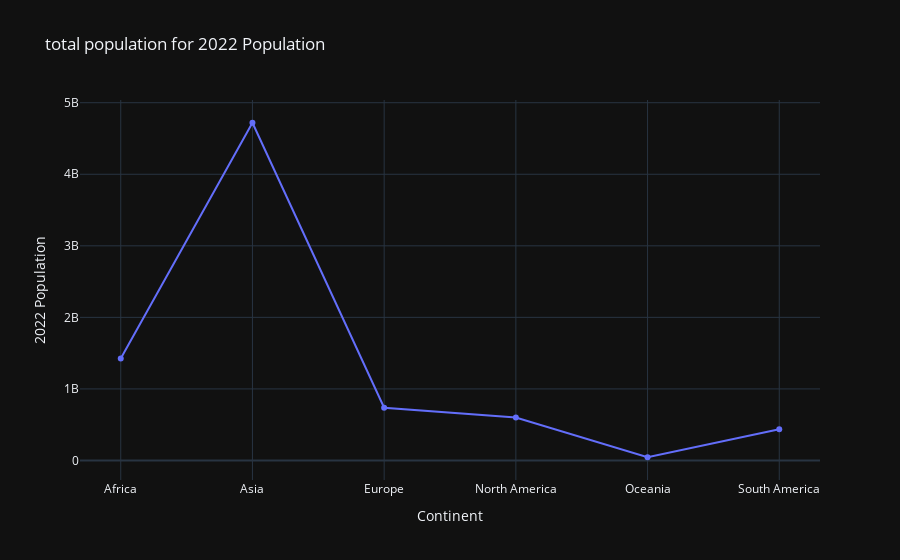
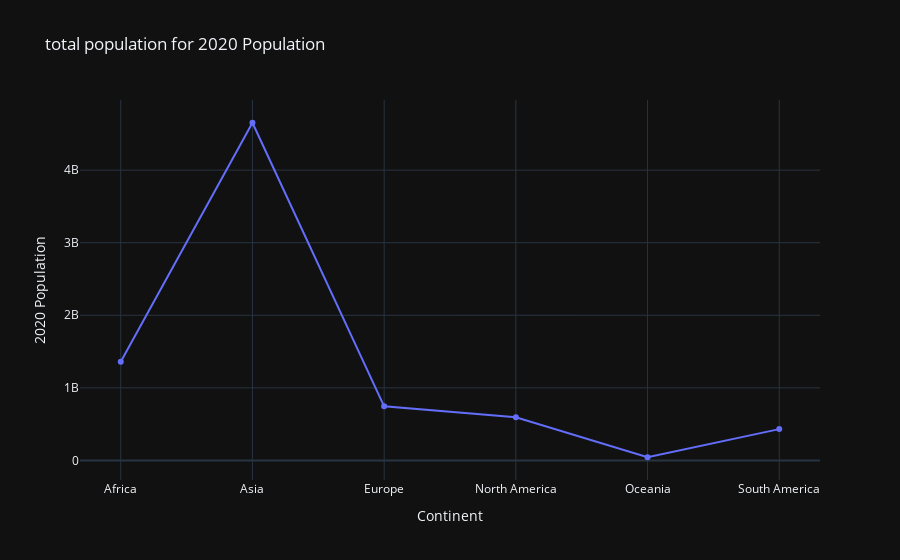
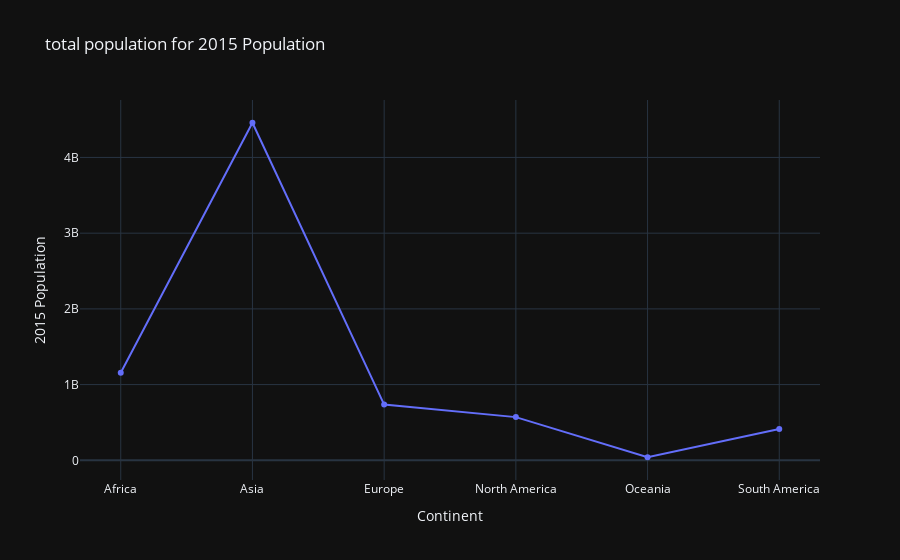
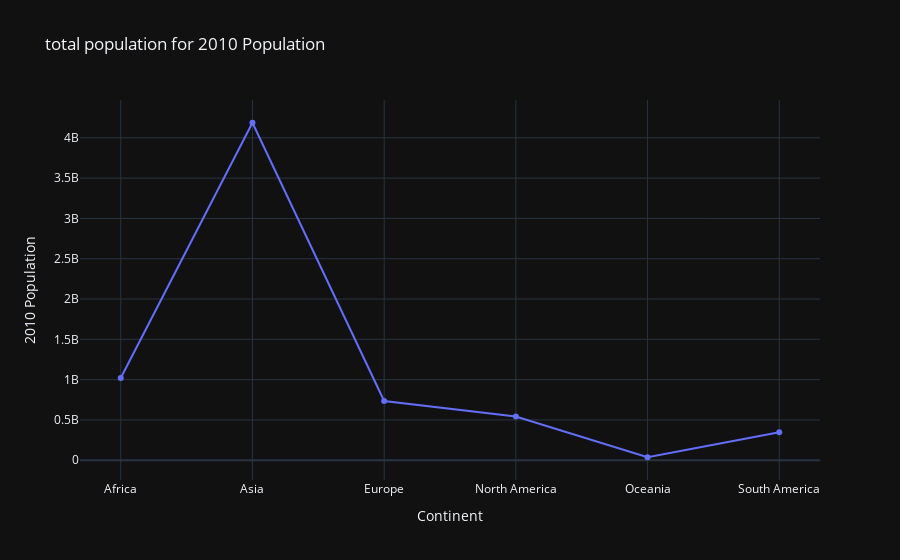

Here is the notebook cell these charts were saved with, in order:
### Code cell
column_to_vis = ['2022 Population','2020 Population','2015 Population','2010 Population','2000 Population','1990 Population','1980 Population','1970 Population']
for year in column_to_vis:
    
    fig = px.line(d, x= d.index, y= year,
                  title=f'total population for {year}',
                  markers=True,
                  template='plotly_dark')
    
    iplot(fig)

### Figure 1 — Plotly figure (JSON) as saved in the notebook; plotly's stock layout.template omitted (floating-point values rounded to 4 significant figures)
{"data": [{"hovertemplate": "Continent=%{x}<br>2022 Population=%{y}<extra></extra>", "legendgroup": "", "line": {"color": "#636efa", "dash": "solid"}, "marker": {"symbol": "circle"}, "mode": "markers+lines", "name": "", "orientation": "v", "showlegend": false, "type": "scatter", "x": ["Africa", "Asia", "Europe", "North America", "Oceania", "South America"], "xaxis": "x", "y": [1425529262, 4720041978, 737713219, 600296136, 45020499, 436816608], "yaxis": "y"}], "layout": {"autosize": true, "legend": {"tracegroupgap": 0}, "title": {"text": "total population for 2022 Population"}, "xaxis": {"anchor": "y", "autorange": true, "domain": [0, 1], "range": [-0.3065, 5.306], "title": {"text": "Continent"}, "type": "category"}, "yaxis": {"anchor": "x", "autorange": true, "domain": [0, 1], "range": [-340800000.0, 5106000000.0], "title": {"text": "2022 Population"}, "type": "linear"}}}

### Figure 2 — Plotly figure (JSON) as saved in the notebook; plotly's stock layout.template omitted (floating-point values rounded to 4 significant figures)
{"data": [{"hovertemplate": "Continent=%{x}<br>2020 Population=%{y}<extra></extra>", "legendgroup": "", "line": {"color": "#636efa", "dash": "solid"}, "marker": {"symbol": "circle"}, "mode": "markers+lines", "name": "", "orientation": "v", "showlegend": false, "type": "scatter", "x": ["Africa", "Asia", "Europe", "North America", "Oceania", "South America"], "xaxis": "x", "y": [1360671810, 4652801584, 745792196, 594236593, 43933426, 431530043], "yaxis": "y"}], "layout": {"autosize": true, "legend": {"tracegroupgap": 0}, "title": {"text": "total population for 2020 Population"}, "xaxis": {"anchor": "y", "autorange": true, "domain": [0, 1], "range": [-0.3065, 5.306], "title": {"text": "Continent"}, "type": "category"}, "yaxis": {"anchor": "x", "autorange": true, "domain": [0, 1], "range": [-336400000.0, 5033000000.0], "title": {"text": "2020 Population"}, "type": "linear"}}}

### Figure 3 — Plotly figure (JSON) as saved in the notebook; plotly's stock layout.template omitted (floating-point values rounded to 4 significant figures)
{"data": [{"hovertemplate": "Continent=%{x}<br>2015 Population=%{y}<extra></extra>", "legendgroup": "", "line": {"color": "#636efa", "dash": "solid"}, "marker": {"symbol": "circle"}, "mode": "markers+lines", "name": "", "orientation": "v", "showlegend": false, "type": "scatter", "x": ["Africa", "Asia", "Europe", "North America", "Oceania", "South America"], "xaxis": "x", "y": [1156663993, 4458250182, 736345252, 570383850, 40403283, 413134396], "yaxis": "y"}], "layout": {"autosize": true, "legend": {"tracegroupgap": 0}, "title": {"text": "total population for 2015 Population"}, "xaxis": {"anchor": "y", "autorange": true, "domain": [0, 1], "range": [-0.3065, 5.306], "title": {"text": "Continent"}, "type": "category"}, "yaxis": {"anchor": "x", "autorange": true, "domain": [0, 1], "range": [-324200000.0, 4823000000.0], "title": {"text": "2015 Population"}, "type": "linear"}}}

### Figure 4 — Plotly figure (JSON) as saved in the notebook; plotly's stock layout.template omitted (floating-point values rounded to 4 significant figures)
{"data": [{"hovertemplate": "Continent=%{x}<br>2010 Population=%{y}<extra></extra>", "legendgroup": "", "line": {"color": "#636efa", "dash": "solid"}, "marker": {"symbol": "circle"}, "mode": "markers+lines", "name": "", "orientation": "v", "showlegend": false, "type": "scatter", "x": ["Africa", "Asia", "Europe", "North America", "Oceania", "South America"], "xaxis": "x", "y": [1020502655, 4187125190, 735613934, 542720651, 37102764, 348262142], "yaxis": "y"}], "layout": {"autosize": true, "legend": {"tracegroupgap": 0}, "title": {"text": "total population for 2010 Population"}, "xaxis": {"anchor": "y", "autorange": true, "domain": [0, 1], "range": [-0.3071, 5.307], "title": {"text": "Continent"}, "type": "category"}, "yaxis": {"anchor": "x", "autorange": true, "domain": [0, 1], "range": [-305400000.0, 4530000000.0], "title": {"text": "2010 Population"}, "type": "linear"}}}
